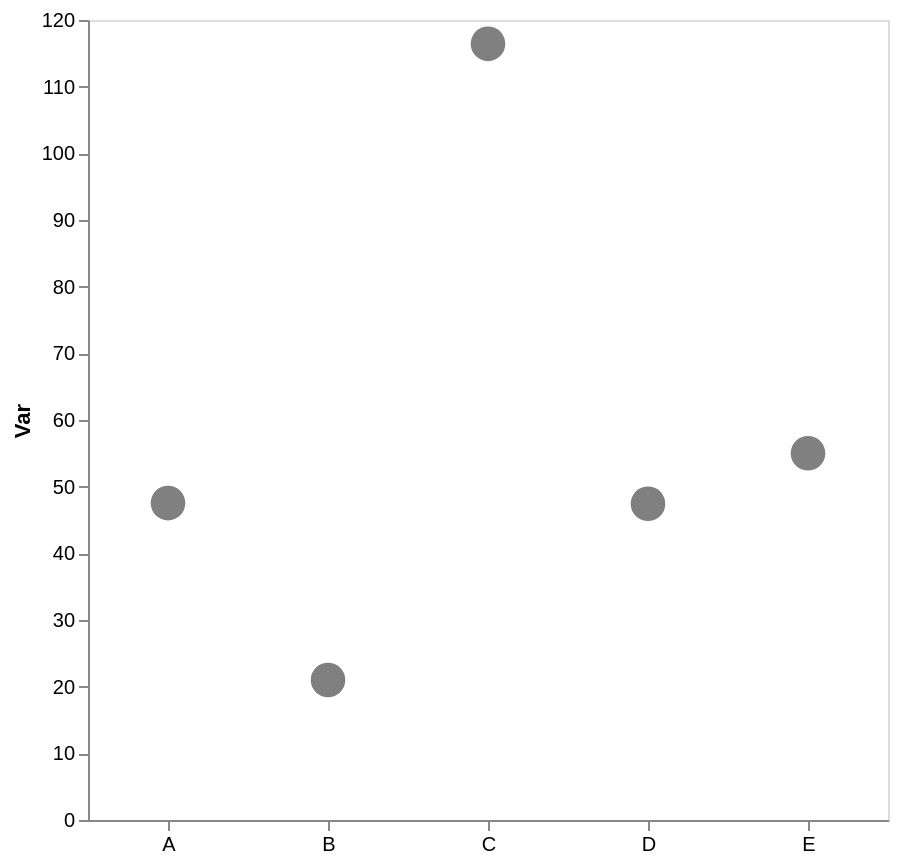

Describe this chart as a Vega-Lite specification.
### Vega-Lite specification from a JSON file in a GitHub repository (floating-point values rounded to 4 significant figures)
{"config": {"view": {"continuousWidth": 300, "continuousHeight": 300}, "axis": {"grid": false}, "bar": {"color": "gray"}}, "data": {"name": "data-7073173fe587b6d9e33c51e101e77d81"}, "mark": {"type": "point", "color": "gray", "filled": true, "size": 300}, "encoding": {"x": {"axis": {"labelAngle": 0, "title": null}, "field": "cat", "type": "nominal"}, "y": {"aggregate": "mean", "axis": {"title": "Var"}, "field": "var1", "type": "quantitative"}}, "height": 400, "width": 400, "$schema": "https://vega.github.io/schema/vega-lite/v5.17.0.json", "datasets": {"data-7073173fe587b6d9e33c51e101e77d81": [{"cat": "C", "var1": 101.3, "var2": 46.65}, {"cat": "D", "var1": 42.5, "var2": 61.68}, {"cat": "B", "var1": 21.01, "var2": 43.42}, {"cat": "A", "var1": 60.06, "var2": 40.27}, {"cat": "C", "var1": 107.6, "var2": 56.74}, {"cat": "C", "var1": 118.4, "var2": 49.37}, {"cat": "E", "var1": 61.65, "var2": 60.08}, {"cat": "D", "var1": 45.13, "var2": 53.74}, {"cat": "E", "var1": 48.37, "var2": 36.74}, {"cat": "D", "var1": 54.68, "var2": 66.08}, {"cat": "A", "var1": 35.0, "var2": 52.85}, {"cat": "C", "var1": 138.5, "var2": 53.22}]}}
